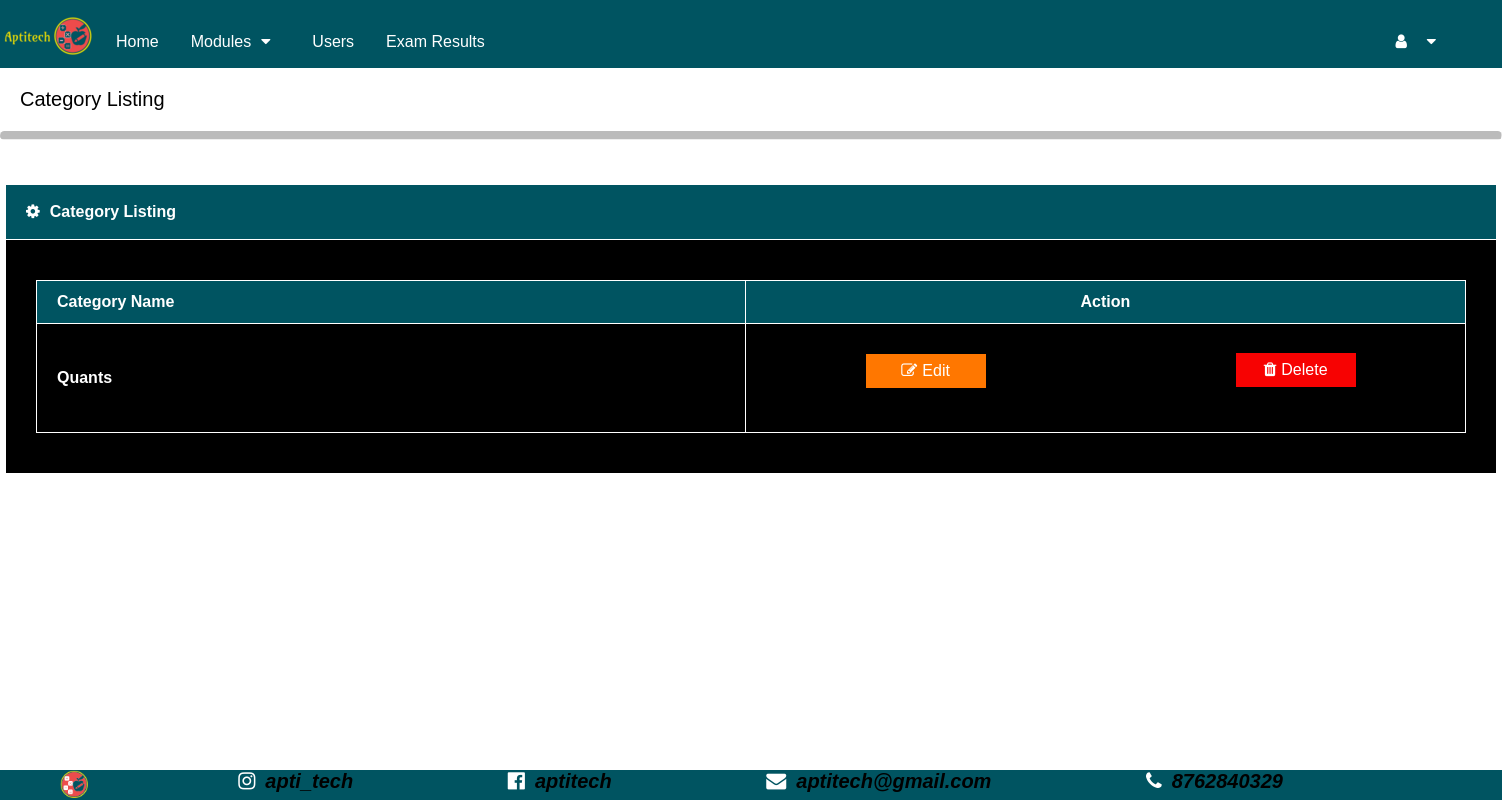
The page /Admin/manageCategory.php on the database as committed earlier.
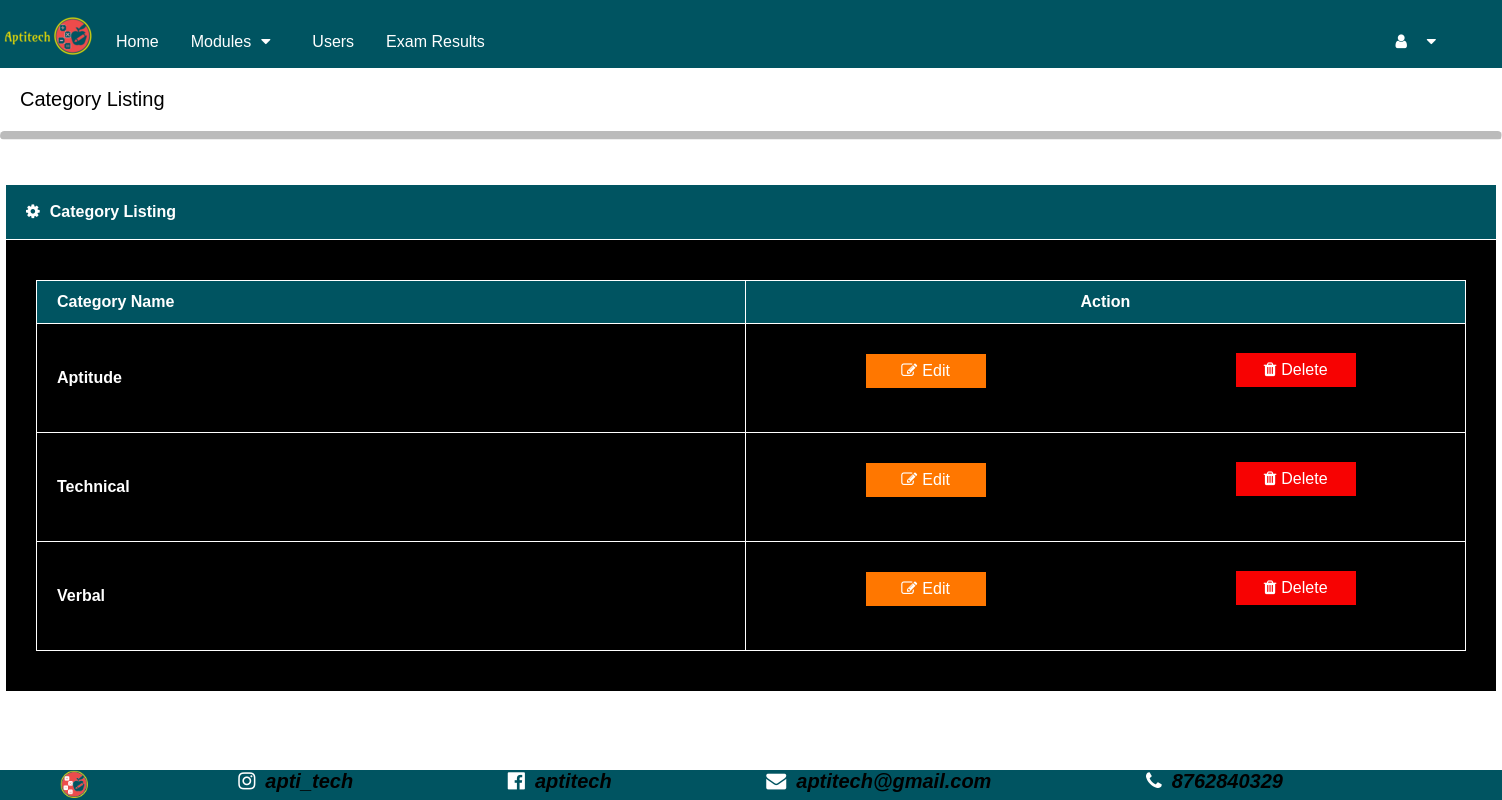
The same page on the database as committed later.
### tables this page shows
CREATE TABLE `category` (
  `cat_id` int(200) NOT NULL,
  `cat_name` varchar(50) NOT NULL
);

### Admin/manageCategory.php (the view, shortened to what this page needs)
<?php
include 'navbar.php';
?>
<!DOCTYPE html>
<html>
  <head>
    <link rel="stylesheet" href="https://cdnjs.cloudflare.com/ajax/libs/font-awesome/4.7.0/css/font-awesome.min.css">
    <link rel="stylesheet" href="CSS/manageCategoryStyle.css">
  </head>
  <body>
    <p class="catStyle">Category Listing</p>
    <hr class="rounded">
    <br><br>
    <?php
        $conn=mysqli_connect("localhost","root","","aptitech");
        $result="SELECT * FROM category";
        $row=mysqli_query($conn,$result);
        if(mysqli_num_rows($row)>0)
        {
          echo "<table class='mainTable' align='center'>
          <tr>
          <th style='background-color: #005461; padding: 18px 20px;'><i class='fa fa-gear'></i>Category Listing</th>
          </tr>
          <tr>
          <th style='padding:40px 30px'>
          <table class='customers' align='center'>
          <tr>
          <th style='text-align:left;'>Category Name</th>
          <th style='text-align:center;'>Action</th>
          <tr>";
          while($values=$row->fetch_assoc())
          {
            echo "<tr>
            <td>".$values["cat_name"]."</td>
            <td>
            <form action='editDelete.php' method='POST'>
            <button class='btn edit' name='edit' value=".$values["cat_id"]."><i class='fa fa-edit'></i>Edit</button></form>
            <form action='' method='POST'>
            <button class='btn delete' name='delete'  value=".$values["cat_id"]."><i class='fa fa-trash'></i>Delete</button>
            </form></td>
            </tr>";
          }
          echo "</table></th></tr></table>";
        }
        else
        {
          echo '<div class="alert" id="p2" style="background-color:rgba(21, 0, 255,0.5)">
          <span class="closebtn" onclick="myFunction()">&times;</span>
          <strong>Info!</strong> Category field is Empty.</div>';
        }
    ?>
    <br><br><br><br>
  </body>
</html>

Rows that differ between the two databases and show on the page:
removed category: cat_name "Quants", $values["cat_id"] 101 (drawn)
added category: cat_name "Aptitude", $values["cat_id"] 1 (drawn)
added category: cat_name "Technical", $values["cat_id"] 2 (drawn)
added category: cat_name "Verbal", $values["cat_id"] 3 (drawn)
